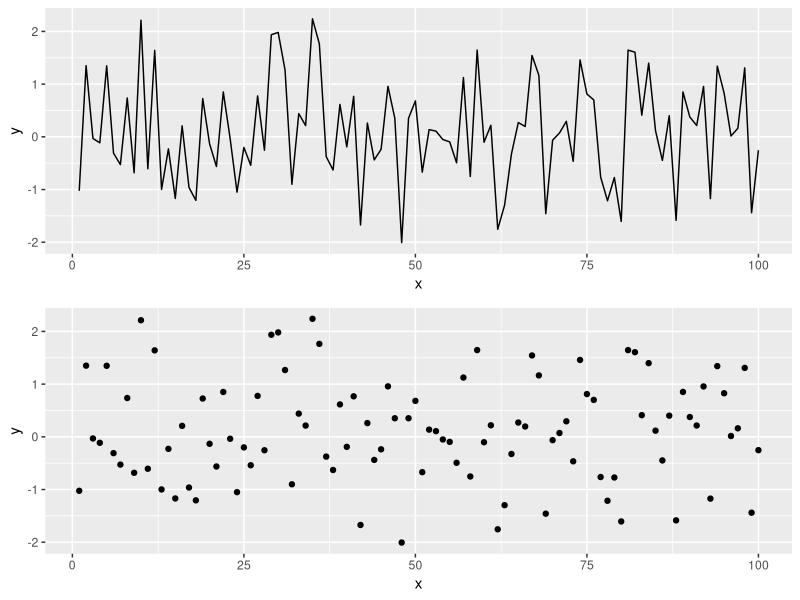

Reproduce this figure in R.
## ---- chunk 1
knitr::opts_chunk$set(echo = TRUE, fig.width = 8, fig.height = 8, fig.alig = "center")
## ---- chunk 2
library(tidyverse)
library(gridExtra)
## ---- chunk 3
# Simulating data according to a normal distribution
x <- seq(1:100)
y <- rnorm(100) # Generating data form a normal distribution with mean 0 and variance 1
data <- data.frame(x = x, y = y ) # Creating a data frame
p1 = ggplot(data, aes(x= x, y = y)) +
geom_line()
p2 = ggplot(data, aes(x= x, y = y)) +
geom_point()
grid.arrange(p1, p2)

